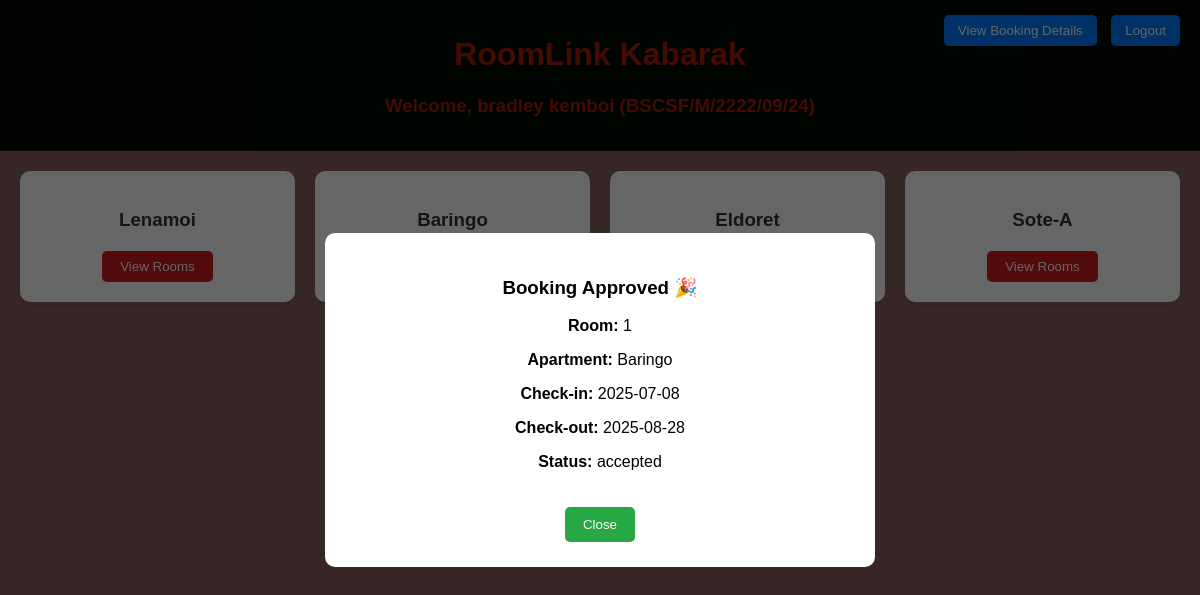
The app's page /student/studentdashboard.php (signed in) with its own data.
### tables this page shows
CREATE TABLE `bookings` (
  `id` int(11) NOT NULL,
  `student_id` varchar(100) NOT NULL,
  `room_id` int(11) NOT NULL,
  `status` enum('pending','accepted','rejected') DEFAULT 'pending',
  `payment_method` varchar(50) DEFAULT NULL,
  `receipt_file` varchar(255) DEFAULT NULL,
  `created_at` timestamp NOT NULL DEFAULT current_timestamp(),
  `payment_status` enum('pending','paid') DEFAULT 'pending',
  `payment_proof` varchar(255) DEFAULT NULL,
  `check_in` date DEFAULT NULL,
  `check_out` date DEFAULT NULL
);

CREATE TABLE `rooms` (
  `id` int(11) NOT NULL,
  `apartment_name` varchar(100) NOT NULL,
  `room_number` varchar(50) NOT NULL,
  `gender` enum('male','female') NOT NULL,
  `capacity` int(11) NOT NULL,
  `price` decimal(10,2) NOT NULL,
  `image` varchar(255) DEFAULT NULL,
  `created_at` timestamp NOT NULL DEFAULT current_timestamp(),
  `availability` enum('available','booked') NOT NULL DEFAULT 'available'
);

### student/studentdashboard.php (the view, shortened to what this page needs)
<?php
require_once "../config/db.php";
$gender = $_SESSION['user']['gender'];
$name   = $_SESSION['user']['name'];
$id     = $_SESSION['user']['id'];
$stmt = $conn->prepare("SELECT DISTINCT apartment_name FROM rooms WHERE gender = ?");
$stmt->execute([$gender]);
$hostels = $stmt->fetchAll(PDO::FETCH_ASSOC);
$approvedStmt = $conn->prepare("
    SELECT b.*, r.room_number, r.apartment_name
    FROM bookings b
    JOIN rooms r ON b.room_id = r.id
    WHERE b.student_id = ? AND b.status = 'accepted'
    ORDER BY b.created_at DESC
    LIMIT 1
");
$approvedStmt->execute([$id]);
$approvedBooking = $approvedStmt->fetch(PDO::FETCH_ASSOC);
?>
<!DOCTYPE html>
<html lang="en">
<head>
</head>
<body>
<header>
  <h1>RoomLink Kabarak</h1>
  <h3>Welcome, <?php echo htmlspecialchars($name); ?> (<?php echo htmlspecialchars($id); ?>)</h3>
  <div class="header-buttons">
    <?php if ($approvedBooking): ?>
      <button onclick="document.getElementById('bookingDetails').style.display='flex'">View Booking Details</button>
    <?php endif; ?>
    <button onclick="window.location.href='../logout.php'">Logout</button>
  </div>
</header>
<div class="hostels">
  <?php if (count($hostels) > 0): ?>
    <?php foreach ($hostels as $hostel): ?>
      <div class="card">
        <h3><?php echo htmlspecialchars($hostel['apartment_name']); ?></h3>
        <a href="view_room.php?apartment=<?php echo urlencode($hostel['apartment_name']); ?>">
          <button>View Rooms</button>
        </a>
      </div>
    <?php endforeach; ?>
  <?php else: ?>
    <p style="text-align:center; color:white;">No hostels available for your gender.</p>
  <?php endif; ?>
</div>
<?php if ($approvedBooking): ?>
  <div id="bookingDetails" style="
    display: none;
    position: fixed;
    top: 0; left: 0; right: 0; bottom: 0;
    background: rgba(0,0,0,0.6);
    z-index: 9999;
    align-items: center;
    justify-content: center;
  ">
    <div style="
      background: white;
      padding: 25px;
      border-radius: 10px;
      width: 90%;
      max-width: 500px;
      text-align: center;
    ">
      <h3>Booking Approved 🎉</h3>
      <p><strong>Room:</strong> <?php echo htmlspecialchars($approvedBooking['room_number']); ?></p>
      <p><strong>Apartment:</strong> <?php echo htmlspecialchars($approvedBooking['apartment_name']); ?></p>
      <?php if ($approvedBooking['check_in'] && $approvedBooking['check_out']): ?>
        <p><strong>Check-in:</strong> <?php echo htmlspecialchars($approvedBooking['check_in']); ?></p>
        <p><strong>Check-out:</strong> <?php echo htmlspecialchars($approvedBooking['check_out']); ?></p>
      <?php endif; ?>
      <p><strong>Status:</strong> <?php echo htmlspecialchars($approvedBooking['status']); ?></p>
      <button onclick="document.getElementById('bookingDetails').style.display='none'" style="
        margin-top: 20px;
        padding: 10px 18px;
        background-color: #28a745;
        color: white;
        border: none;
        border-radius: 5px;
        cursor: pointer;
      ">
        Close
      </button>
    </div>
  </div>
<?php endif; ?>
</body>
</html>

### student/studentdashboard.php (style rules this page uses)
body { font-family: Arial, sans-serif; background: #8d6262ff; margin: 0; }
header { background-color: #020a01ff; color: #a81c0aff; padding: 15px; text-align: center; position: relative; }
.header-buttons { position: absolute; top: 15px; right: 20px; }
.header-buttons button { margin-left: 10px; background-color: #007bff; color: white; padding: 8px 14px; border: none; border-radius: 5px; cursor: pointer; }
.hostels { display: grid; grid-template-columns: repeat(auto-fit, minmax(250px, 1fr)); gap: 20px; padding: 20px; }
.card { background: white; border-radius: 10px; box-shadow: 0 2px 6px rgba(0, 0, 0, 0.1); padding: 20px; text-align: center; }
.card h3 { margin-bottom: 10px; color: #333; }
.card button { margin-top: 10px; background-color: #ce1919ff; color: white; border: none; padding: 8px 18px; border-radius: 5px; cursor: pointer; }

### records on screen
bookings: room.room_number "1", room.apartment_name "Baringo", check_in "2025-07-08", check_out "2025-08-28", status "accepted"

### other values on screen
$name "bradley kemboi"
$id "BSCSF/M/2222/09/24"
$hostel['apartment_name'] "Lenamoi"
$hostel['apartment_name'] "Baringo"
$hostel['apartment_name'] "Eldoret"
$hostel['apartment_name'] "Sote-A"
